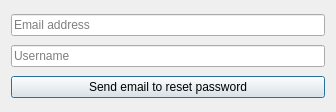
<?xml version="1.0" encoding="UTF-8"?>
<ui version="4.0">
 <class>Dialog</class>
 <widget class="QDialog" name="Dialog">
  <property name="geometry">
   <rect>
    <x>0</x>
    <y>0</y>
    <width>336</width>
    <height>112</height>
   </rect>
  </property>
  <property name="windowTitle">
   <string>Reset password</string>
  </property>
  <property name="windowIcon">
   <iconset resource="icons.qrc">
    <normaloff>:/person/icons/person.png</normaloff>:/person/icons/person.png</iconset>
  </property>
  <layout class="QVBoxLayout" name="verticalLayout">
   <item>
    <widget class="QLineEdit" name="resetEmail">
     <property name="placeholderText">
      <string>Email address</string>
     </property>
    </widget>
   </item>
   <item>
    <widget class="QLineEdit" name="resetUsername">
     <property name="echoMode">
      <enum>QLineEdit::Password</enum>
     </property>
     <property name="placeholderText">
      <string>Username</string>
     </property>
    </widget>
   </item>
   <item>
    <widget class="QPushButton" name="resetButton">
     <property name="cursor">
      <cursorShape>PointingHandCursor</cursorShape>
     </property>
     <property name="text">
      <string>Send email to reset password</string>
     </property>
    </widget>
   </item>
  </layout>
 </widget>
 <resources>
  <include location="icons.qrc"/>
 </resources>
 <connections/>
</ui>
